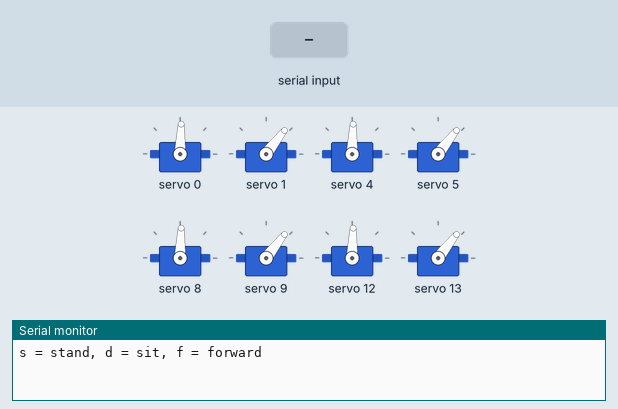
Bench run of a sketch on a simulated Arduino Uno, built with avr-gcc and run on an emulated ATmega328P. On the bench: 8 × servo, the last lines printed to the serial monitor. Inputs (shaded band) come from the test bench.

Above: at 2.4 s.
2.5 s: "s" received over Serial
At 3.21 s:
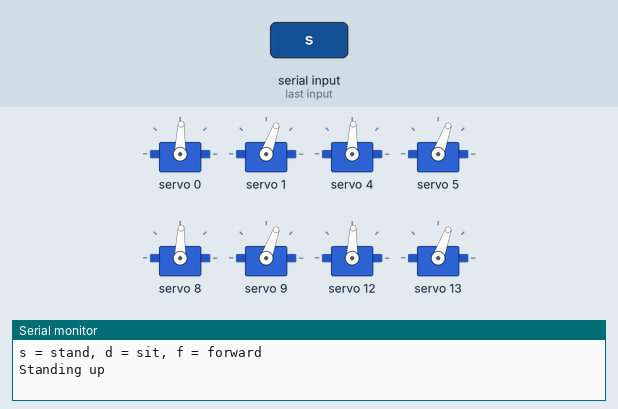
At 5.0 s:
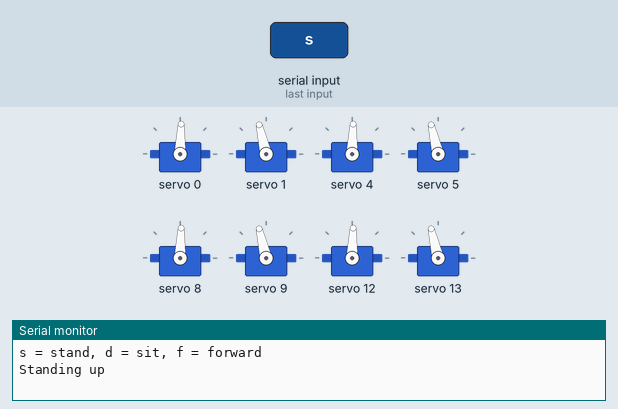
5.5 s: "f" received over Serial
At 5.97 s:
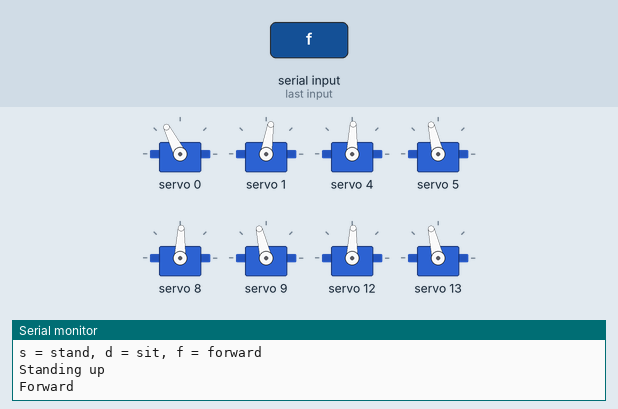
14.5 s: "f" received over Serial
Timing chart, 0 to 26.5 s (numbered marks = the images above; inputs shaded):
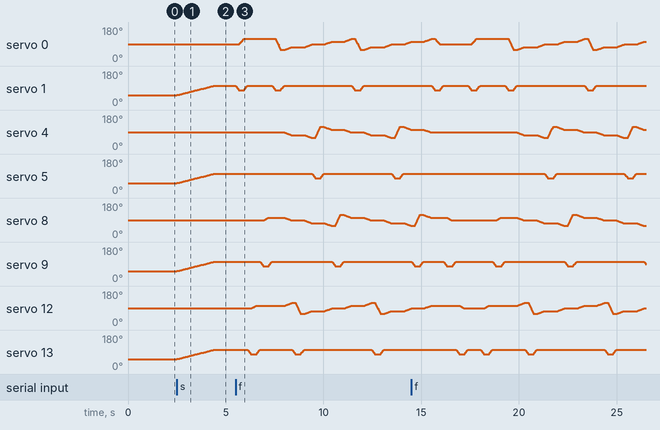

The sketch:

P8_walk_forward.ino
```cpp
// (licence header left out)
#include <Wire.h>
#include <Adafruit_PWMServoDriver.h>

Adafruit_PWMServoDriver pca = Adafruit_PWMServoDriver(0x40);

// Legs: 0 rear-left, 1 rear-right, 2 front-right, 3 front-left
const int HIP_CH[4]  = {0, 4, 8, 12};
const int LIFT_CH[4] = {1, 5, 9, 13};

// ---- PASTE YOUR CALIBRATION HERE (from P6) ----
int HIP_TRIM[4]  = {0, 0, 0, 0};
int LIFT_TRIM[4] = {0, 0, 0, 0};
int HIP_DIR[4]   = {-1, 1, 1, -1};
int LIFT_DIR[4]  = {-1, -1, -1, -1};
// -----------------------------------------------

const int LIMIT = 35;          // never more than 35 degrees from centre
const float STAND = -15;       // lift angle when standing (foot pushed down)
const float SIT = 35;          // lift angle when sitting (feet up, body on the floor)

float hipNow[4], liftNow[4];   // where every joint is now
bool standing = false;        // true after standUp()

void writeServo(int ch, float deg) {
  pca.writeMicroseconds(ch, 500 + deg * 10.56);
}

// Put one leg at a hip angle (+ = forward) and a lift angle (+ = foot up)
void setLeg(int leg, float hip, float lift) {
  hip = constrain(hip, -LIMIT, LIMIT);
  lift = constrain(lift, -LIMIT, LIMIT);
  writeServo(HIP_CH[leg], 90 + HIP_DIR[leg] * hip + HIP_TRIM[leg]);
  writeServo(LIFT_CH[leg], 90 + LIFT_DIR[leg] * lift + LIFT_TRIM[leg]);
  hipNow[leg] = hip;
  liftNow[leg] = lift;
}

// Move all 4 legs together to new angles, taking ms milliseconds
void moveLegs(float hip[4], float lift[4], int ms) {
  float hip0[4], lift0[4];
  for (int i = 0; i < 4; i++) { hip0[i] = hipNow[i]; lift0[i] = liftNow[i]; }
  int steps = max(1, ms / 20);
  for (int s = 1; s <= steps; s++) {
    float f = (float)s / steps;                     // 0 -> 1
    for (int i = 0; i < 4; i++)
      setLeg(i, hip0[i] + (hip[i] - hip0[i]) * f, lift0[i] + (lift[i] - lift0[i]) * f);
    delay(20);
  }
}

void standUp() {
  float hip[4]  = {0, 0, 0, 0};
  float lift[4] = {STAND, STAND, STAND, STAND};
  moveLegs(hip, lift, 1500);
  standing = true;
}

void sitDown() {
  float hip[4]  = {0, 0, 0, 0};
  float lift[4] = {SIT, SIT, SIT, SIT};
  moveLegs(hip, lift, 1500);
  standing = false;
}

// ---- walking ----
const int STEP = 14;           // hip swing for one walking "unit" (degrees)
const float UP = 10;           // lift angle with the foot in the air

// Move just one leg; the other three stay where they are
void moveOneLeg(int leg, float hip, float lift, int ms) {
  float h[4], l[4];
  for (int i = 0; i < 4; i++) { h[i] = hipNow[i]; l[i] = liftNow[i]; }
  h[leg] = hip;
  l[leg] = lift;
  moveLegs(h, l, ms);
}

// Lift a leg, carry it to a new hip angle in the air, put it down
void stepLeg(int leg, float hip) {
  moveOneLeg(leg, hipNow[leg], UP, 150);     // 1. foot up
  moveOneLeg(leg, hip, UP, 200);             // 2. swing in the air
  moveOneLeg(leg, hip, STAND, 150);          // 3. foot down
}

// All 4 feet stay on the floor and every hip turns by "by" degrees.
// by < 0: the feet push back, so the body slides forward.
void shiftBody(float by) {
  float h[4], l[4];
  for (int i = 0; i < 4; i++) { h[i] = hipNow[i] + by; l[i] = liftNow[i]; }
  moveLegs(h, l, 300);
}

// Starting pattern for walking: the legs are at -2, -1, 0 and +1 units,
// in the order they will step (dir = +1 forward, -1 backward)
void getReady(const int order[4], int dir) {
  if (!standing) standUp();
  for (int j = 0; j < 4; j++) {
    int leg = order[j];
    float target = dir * (j - 2) * STEP;
    if (hipNow[leg] != target) stepLeg(leg, target);
  }
}

// Put every foot back to hip 0, one leg at a time
void standStill() {
  for (int leg = 0; leg < 4; leg++)
    if (hipNow[leg] != 0) stepLeg(leg, 0);
}

// Leg order for walking forward: rear-left, front-left, rear-right, front-right
const int FWD_ORDER[4] = {0, 3, 1, 2};

void walkForward(int cycles) {
  getReady(FWD_ORDER, +1);
  for (int c = 0; c < cycles; c++) {
    for (int j = 0; j < 4; j++) {
      stepLeg(FWD_ORDER[j], 2 * STEP);   // the back-most leg steps to the front
      shiftBody(-STEP);                  // all feet push back: the body moves forward
    }
  }
  standStill();
}

void setup() {
  Serial.begin(115200);
  Wire.begin();
  pca.begin();
  pca.setOscillatorFrequency(27000000);
  pca.setPWMFreq(50);
  delay(10);
  for (int leg = 0; leg < 4; leg++) { setLeg(leg, 0, SIT); delay(300); }   // start sitting
  Serial.println("s = stand, d = sit, f = forward");
}

void loop() {
  if (Serial.available() == 0) return;
  char c = Serial.read();
  if (c == 's') { Serial.println("Standing up"); standStill(); standUp(); }
  if (c == 'd') { Serial.println("Sitting down"); standStill(); sitDown(); }
  if (c == 'f') { Serial.println("Forward"); walkForward(2); }
}
```

Measured:
- after the input at 2.5 s, servo 1, servo 5, servo 9, servo 13: moves from 52° to 103° over 1.9 s, starting at once
